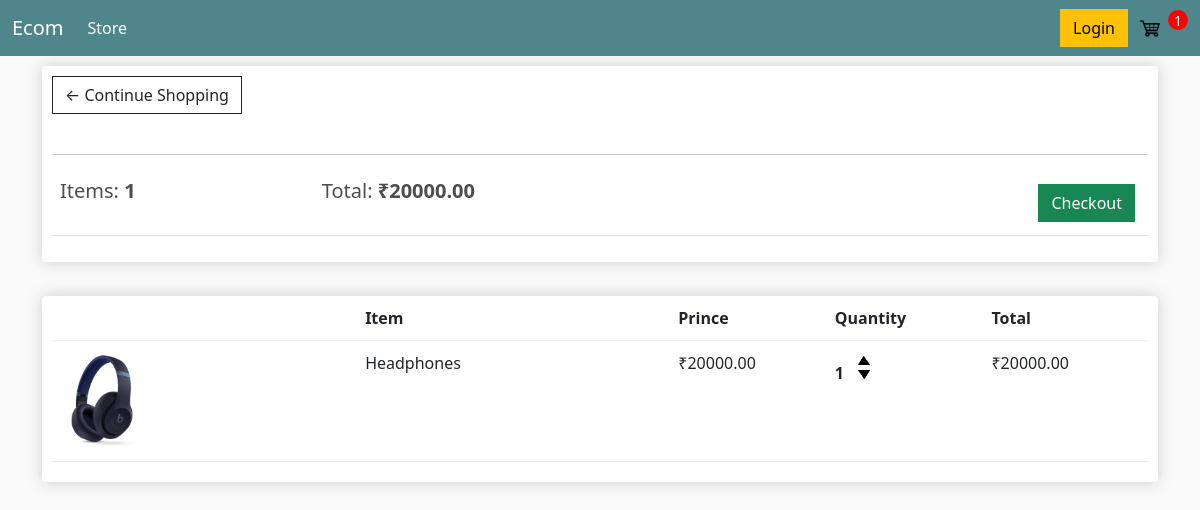
The app's page /cart/ (signed in) with its own data.
### store/models.py (models this page shows, shortened)
class Order(models.Model):
    customer = models.ForeignKey(Customer, on_delete=models.SET_NULL, blank=True, null=True)
    date_ordered = models.DateTimeField(auto_now_add=True)
    complete = models.BooleanField(default=False, null=True, blank=False)
    transaction_id = models.CharField(max_length=300, null=True)
    @property
    def get_cart_total(self):
        orderitems = self.orderitem_set.all()
        total = sum([item.get_total for item in orderitems])
        return total
    @property
    def get_cart_items(self):
        orderitems = self.orderitem_set.all()
        total = sum([item.quantity for item in orderitems])
        return total

class OrderItem(models.Model):
    product = models.ForeignKey(Product, on_delete=models.SET_NULL, blank=True, null=True)
    order = models.ForeignKey(Order, on_delete=models.SET_NULL, blank=True, null=True)
    quantity = models.IntegerField(default=0, null=True, blank=True)
    date_added = models.DateTimeField(auto_now_add=True)
    @property
    def get_total(self):
        total = self.product.price * self.quantity
        return total

class Product(models.Model):
    name = models.CharField(max_length=200, null=True)
    price = models.DecimalField(max_digits=7, decimal_places=2)
    digital = models.BooleanField(default=False, null=True, blank=False)
    image = models.ImageField(null=True, blank=True)
    @property
    def imageURL(self):
        try:
            url = self.image.url
        except:
            url = ''
        return url

### store/views.py (the view)
# urls.py: path('cart/', views.cart, name='cart'),
def cart(request):
    data = cart_data(request)
    cartItems = data['cartItems']
    items = data['items']
    order = data['order']
    context = {'items': items, 'order': order, 'cartItems': cartItems, 'shipping': False}
    return render(request, 'store/cart.html', context)

### store/utils.py (called while the page is built)
def cart_data(request):
    if request.user.is_authenticated:
        customer = request.user.customer
        order, created = Order.objects.get_or_create(customer=customer, complete=False)
        items = order.orderitem_set.all()
        cartItems = order.get_cart_items
    else:
        cookieData = cookie_cart(request)
        cartItems = cookieData['cartItems']
        items = cookieData['items']
        order = cookieData['order']
    return{'items': items, 'order': order, 'cartItems': cartItems, 'shipping': False}

### store/templates/store/cart.html
{% extends 'store/main.html' %}
{% load static %}
{% block content %}
    <div class="row">
        <div class="col-lg-12">
            <div class="box-element">
                <a href="{% url 'store:home' %}" class="btn btn-outline-dark">&#x2190; Continue Shopping</a>
                <br>
                <br>
                <hr>
                <table class="table">
                    <tr>
                        <th><h5>Items: <strong>{{order.get_cart_items}}</strong></h5></th>
                        <th><h5>Total: <strong>₹{{order.get_cart_total}}</strong></h5></th>
                        <th>
                            <a href="{% url 'store:checkout' %}" class="btn btn-success" style="float: right; margin: 5px;">Checkout</a>
                        </th>
                    </tr>
                </table>
            </div>
            <br>
        </div>
        <div class="col-lg-12">
            <div class="box-element">
                <div class="cart-row">
                    <div style="flex:2"></div>
                    <div style="flex:2"><strong>Item</strong></div>
                    <div style="flex:1"><strong>Prince</strong></div>
                    <div style="flex:1"><strong>Quantity</strong></div>
                    <div style="flex:1"><strong>Total</strong></div>
                </div>
                {% for item in items %}
                    <div class="cart-row">
                        <div style="flex:2"><img src="{{item.product.imageURL}}" class="row-image"></div>
                        <div style="flex:2">{{item.product.name}}</div>
                        <div style="flex:1">₹{{item.product.price}}</div>
                        <div style="flex:1">
                            <p class="quantity">{{item.quantity}}</p>
                            <div class="quantity">
                                <img  data-product="{{item.product.id}}" data-action="add" class="chg-quantity update-cart" src="{% static  'images/arrow-up.png' %}">
                                <img data-product="{{item.product.id}}" data-action="remove" class="chg-quantity update-cart" src="{% static  'images/arrow-down.png' %}" >
                            </div>
                        </div>
                        <div style="flex:1">₹{{item.get_total}}</div>
                    </div>
                {% endfor %}
            </div>
        </div>
    </div>
{% endblock %}

### static/css/main.css (style rules this page uses)
body { background-color: hsl(0, 0%, 98%); }
h1,h2,h3,h4,h5,h6 { color:hsl(0, 0%, 30%); }
.box-element { box-shadow:hsl(0, 0%, 80%) 0 0 16px; background-color: #fff; border-radius: 4px; padding: 10px; }
.btn { margin-right: 10px; / }
.col-lg-4, .col-lg-6, .col-lg-8, .col-lg-12 { margin-top: 10px; }
.btn { border-radius: 0; }
.row-image { width: 100px; }
.cart-row { display: flex; align-items: flex-stretch; padding-bottom: 10px; margin-bottom: 10px; border-bottom: 1px solid #ececec; }
.quantity { display: inline-block; font-weight: 700; padding-right:10px; }
.chg-quantity { width: 12px; cursor: pointer; display: block; margin-top: 5px; transition:.1s; }

### records on screen
Order: get_cart_items "1", get_cart_total "20000.00"
OrderItem: product.imageURL (picture), product.name "Headphones", product.price "20000.00", quantity "1", get_total "20000.00"

### other values on screen
{{ cartItems }} "1"
